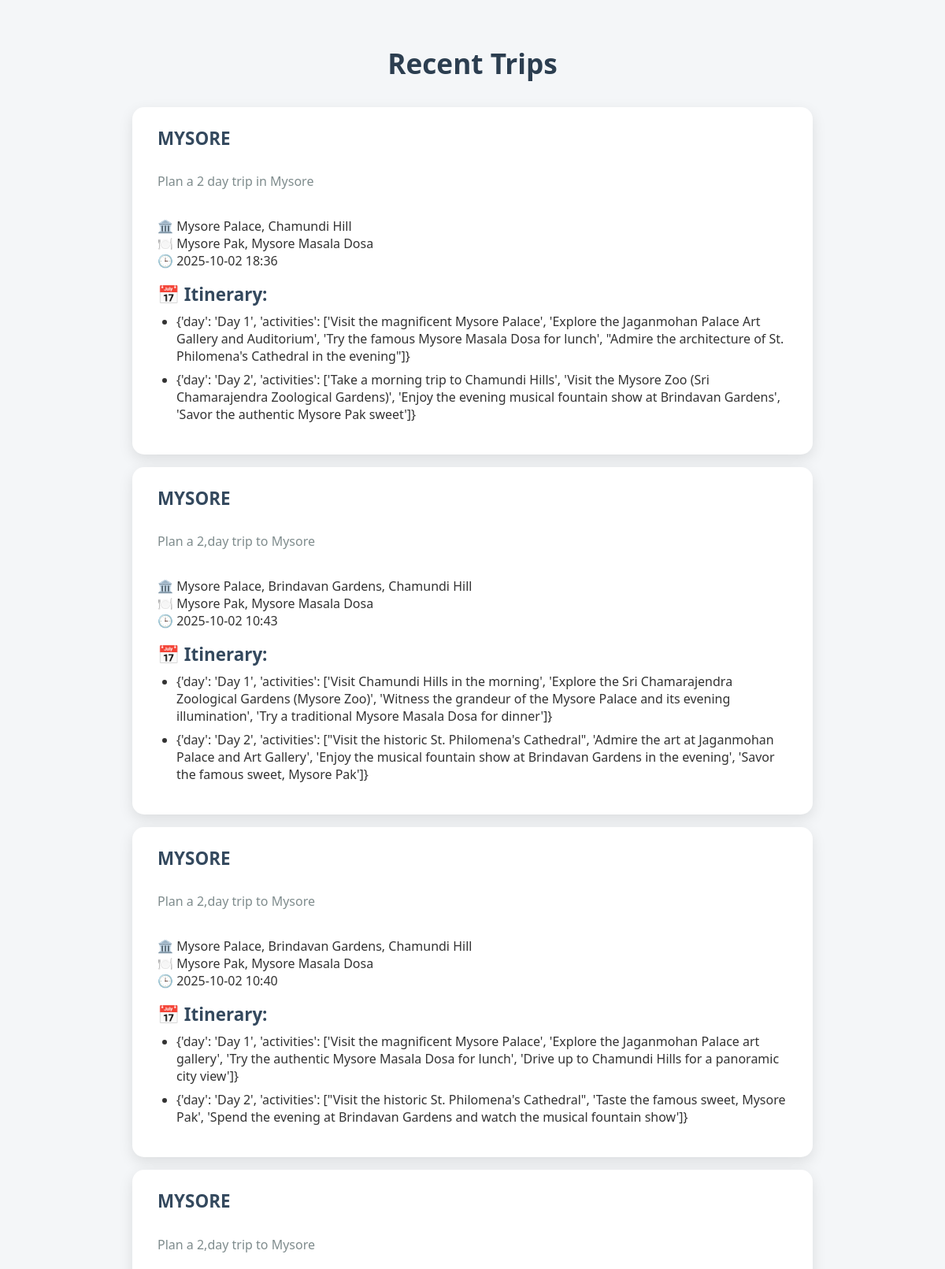
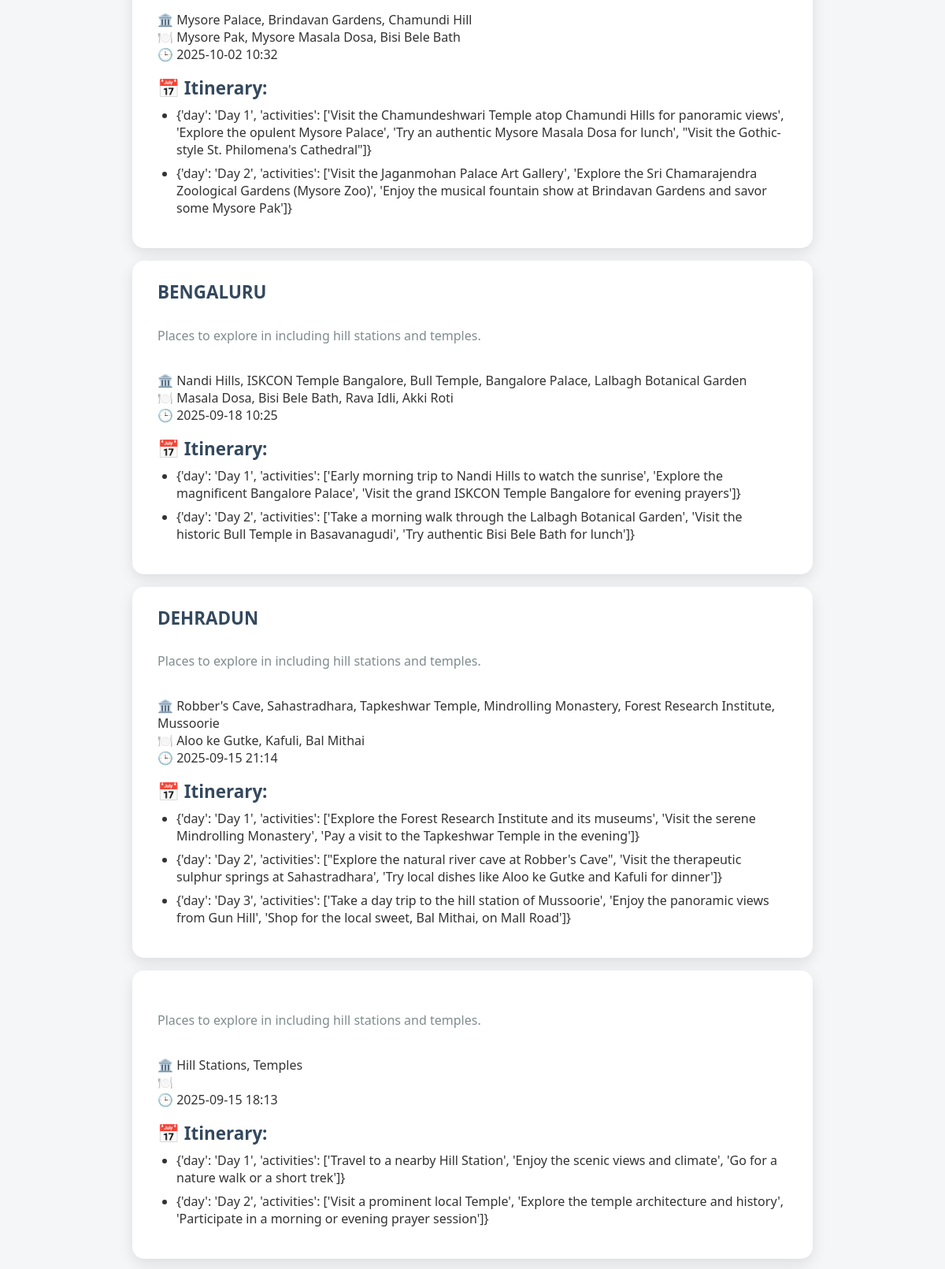
The app's page /history (upper part) with its own data (2 pictures, top to bottom).
### app.py (models this page shows)
class Trip(db.Model):
    id = db.Column(db.Integer, primary_key=True)
    prompt = db.Column(db.String(500), nullable=False)
    city = db.Column(db.String(100))
    places = db.Column(db.Text)    # JSON string
    food = db.Column(db.Text)      # JSON string
    itinerary = db.Column(db.Text) # JSON string
    timestamp = db.Column(db.DateTime, default=db.func.current_timestamp())
    def to_dict(self):
        return {
            'prompt': self.prompt,
            'city': self.city,
            'places': json.loads(self.places or '[]'),
            'food': json.loads(self.food or '[]'),
            'itinerary': json.loads(self.itinerary or '[]'),
            'timestamp': self.timestamp.strftime('%Y-%m-%d %H:%M')
        }

### app.py (the view)
@app.route('/history')
def history_page():
    trips = Trip.query.order_by(Trip.timestamp.desc()).limit(10).all()
    return render_template('history.html', trips=[t.to_dict() for t in trips])

### app.py (called while the page is built)
@app.before_request
def check_json():
    if request.method == 'POST' and not request.is_json:
        return jsonify({'error': 'Expected JSON body'}), 415

### templates/history.html (shortened to what this page needs)
<!DOCTYPE html>
<html lang="en">
<head>
</head>
<body>
    <h1>Recent Trips</h1>
    {% for trip in trips %}
    <div class="trip">
        <strong>{{ trip.city.upper() }}</strong><br />
        <em>{{ trip.prompt }}</em><br />
        🏛️ {{ trip.places|join(', ') }}<br />
        🍽️ {{ trip.food|join(', ') }}<br />
        🕒 {{ trip.timestamp }}<br />
        {% if trip.itinerary %}
        <div style="margin-top: 1rem;">
            <strong>📅 Itinerary:</strong>
            <ul style="margin-top: 0.5rem; padding-left: 1.5rem;">
                {% for step in trip.itinerary %}
                <li style="margin-bottom: 0.5rem;">{{ step }}</li>
                {% endfor %}
            </ul>
        </div>
        {% endif %}
    </div>
    {% else %}
    <p style="text-align:center; font-size:1.2rem;">No trips saved yet.</p>
    {% endfor %}
</body>
</html>

### templates/history.html (style rules this page uses)
body { font-family: 'Segoe UI', Tahoma, Geneva, Verdana, sans-serif; background: #f4f6f8; margin: 0; padding: 2rem 1rem; color: #333; }
h1 { text-align: center; color: #2c3e50; font-size: 2.2rem; font-weight: 600; margin-bottom: 2rem; }
.trip { background: white; padding: 1.5rem 2rem; margin: 1rem auto; max-width: 800px; border-radius: 15px; box-shadow: 0 6px 18px rgba(0, 0, 0, 0.1); transition: transform 0.25s ease; }
.trip strong { font-size: 1.4rem; display: block; color: #34495e; margin-bottom: 0.4rem; }
.trip em { color: #7f8c8d; font-style: normal; display: block; margin-bottom: 0.8rem; }

### records on screen
Trip: city "MYSORE", prompt "Plan a 2 day trip in Mysore", places "Mysore Palace, Chamundi Hill", food "Mysore Pak, Mysore Masala Dosa", timestamp "2025-10-02 18:36", itinerary "{'day': 'Day 1', 'activities': ['Visit the magnificent Mysore Palace', 'Explore the Jaganmohan Palace Art Gallery and Auditorium', 'Try the famous Mysore Masala Dosa for lunch', \"Admire the architecture of St. Philomena's Cathedral in the evening\"]}" "{'day': 'Day 2', 'activities': ['Take a morning trip to Chamundi Hills', 'Visit the Mysore Zoo (Sri Chamarajendra Zoological Gardens)', 'Enjoy the evening musical fountain show at Brindavan Gardens', 'Savor the authentic Mysore Pak sweet']}"
Trip: city "MYSORE", prompt "Plan a 2,day trip to Mysore", places "Mysore Palace, Brindavan Gardens, Chamundi Hill", food "Mysore Pak, Mysore Masala Dosa", timestamp "2025-10-02 10:43", itinerary "{'day': 'Day 1', 'activities': ['Visit Chamundi Hills in the morning', 'Explore the Sri Chamarajendra Zoological Gardens (Mysore Zoo)', 'Witness the grandeur of the Mysore Palace and its evening illumination', 'Try a traditional Mysore Masala Dosa for dinner']}" "{'day': 'Day 2', 'activities': [\"Visit the historic St. Philomena's Cathedral\", 'Admire the art at Jaganmohan Palace and Art Gallery', 'Enjoy the musical fountain show at Brindavan Gardens in the evening', 'Savor the famous sweet, Mysore Pak']}"
Trip: city "MYSORE", prompt "Plan a 2,day trip to Mysore", places "Mysore Palace, Brindavan Gardens, Chamundi Hill", food "Mysore Pak, Mysore Masala Dosa", timestamp "2025-10-02 10:40", itinerary "{'day': 'Day 1', 'activities': ['Visit the magnificent Mysore Palace', 'Explore the Jaganmohan Palace art gallery', 'Try the authentic Mysore Masala Dosa for lunch', 'Drive up to Chamundi Hills for a panoramic city view']}" "{'day': 'Day 2', 'activities': [\"Visit the historic St. Philomena's Cathedral\", 'Taste the famous sweet, Mysore Pak', 'Spend the evening at Brindavan Gardens and watch the musical fountain show']}"
Trip: city "MYSORE", prompt "Plan a 2,day trip to Mysore", places "Mysore Palace, Brindavan Gardens, Chamundi Hill", food "Mysore Pak, Mysore Masala Dosa, Bisi Bele Bath", timestamp "2025-10-02 10:32", itinerary "{'day': 'Day 1', 'activities': ['Visit the Chamundeshwari Temple atop Chamundi Hills for panoramic views', 'Explore the opulent Mysore Palace', 'Try an authentic Mysore Masala Dosa for lunch', \"Visit the Gothic-style St. Philomena's Cathedral\"]}" "{'day': 'Day 2', 'activities': ['Visit the Jaganmohan Palace Art Gallery', 'Explore the Sri Chamarajendra Zoological Gardens (Mysore Zoo)', 'Enjoy the musical fountain show at Brindavan Gardens and savor some Mysore Pak']}"
Trip: city "BENGALURU", prompt "Places to explore in including hill stations and temples.", places "Nandi Hills, ISKCON Temple Bangalore, Bull Temple, Bangalore Palace, Lalbagh Botanical Garden", food "Masala Dosa, Bisi Bele Bath, Rava Idli, Akki Roti", timestamp "2025-09-18 10:25", itinerary "{'day': 'Day 1', 'activities': ['Early morning trip to Nandi Hills to watch the sunrise', 'Explore the magnificent Bangalore Palace', 'Visit the grand ISKCON Temple Bangalore for evening prayers']}" "{'day': 'Day 2', 'activities': ['Take a morning walk through the Lalbagh Botanical Garden', 'Visit the historic Bull Temple in Basavanagudi', 'Try authentic Bisi Bele Bath for lunch']}"
Trip: city "DEHRADUN", prompt "Places to explore in including hill stations and temples.", places "Robber's Cave, Sahastradhara, Tapkeshwar Temple, Mindrolling Monastery, Forest Research Institute, Mussoorie", food "Aloo ke Gutke, Kafuli, Bal Mithai", timestamp "2025-09-15 21:14", itinerary "{'day': 'Day 1', 'activities': ['Explore the Forest Research Institute and its museums', 'Visit the serene Mindrolling Monastery', 'Pay a visit to the Tapkeshwar Temple in the evening']}" "{'day': 'Day 2', 'activities': [\"Explore the natural river cave at Robber's Cave\", 'Visit the therapeutic sulphur springs at Sahastradhara', 'Try local dishes like Aloo ke Gutke and Kafuli for dinner']}" "{'day': 'Day 3', 'activities': ['Take a day trip to the hill station of Mussoorie', 'Enjoy the panoramic views from Gun Hill', 'Shop for the local sweet, Bal Mithai, on Mall Road']}"
Trip: prompt "Places to explore in including hill stations and temples.", places "Hill Stations, Temples", timestamp "2025-09-15 18:13", itinerary "{'day': 'Day 1', 'activities': ['Travel to a nearby Hill Station', 'Enjoy the scenic views and climate', 'Go for a nature walk or a short trek']}" "{'day': 'Day 2', 'activities': ['Visit a prominent local Temple', 'Explore the temple architecture and history', 'Participate in a morning or evening prayer session']}"
